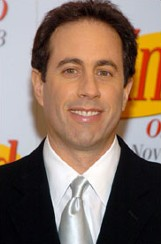
#> input picture 1_StaticFacialRecognition/attempt1/training-data/s5/1.jpg, 161 x 244 px
$ python opencv-face-recognition.py
#> lines starting #> are read from the running program, lines starting #| are printed output that depends on the picture
# AUTHORED BY GitHub user Ramiz Raja (@informramiz)
# GITHUB SOURCE: https://github.com/informramiz/opencv-face-recognition-python/

####################    IMPORT STATEMENTS   ####################
import cv2
import os # for reading directories + paths
import numpy as np # convert python lists to numpy arrays (for face recognizers)

####################    PREP DATA       ####################
# Step 1: Define labels (keep 0 blank)
subjects = ["", "Alex Stevenson", "Emily Stevenson"]

# Step 2: Detect Faces
# function to detect face using OpenCV (using LBP face detector)
def detect_face(img):
    #convert the test image to gray image as opencv face detector expects gray images
    gray = cv2.cvtColor(img, cv2.COLOR_BGR2GRAY)

    #load OpenCV face detector, I am using LBP which is fast
    #there is also a more accurate but slow Haar classifier
    face_cascade = cv2.CascadeClassifier('opencv-files/lbpcascade_frontalface.xml')

    #let's detect multiscale (some images may be closer to camera than others) images
    #result is a list of faces
    faces = face_cascade.detectMultiScale(gray, scaleFactor=1.2, minNeighbors=5);

    #if no faces are detected then return original img
    if (len(faces) == 0):
        return None, None

    #under the assumption that there will be only one face,
    #extract the face area
    (x, y, w, h) = faces[0]

    #return only the face part of the image
    return gray[y:y+w, x:x+h], faces[0]

#this function will read all persons' training images, detect face from each image
#and will return two lists of exactly same size, one list
# of faces and another list of labels for each face
def prepare_training_data(data_folder_path):

    #------STEP-1--------
    #get the directories (one directory for each subject) in data folder
#> called with data_folder_path = 'training-data'
    dirs = os.listdir(data_folder_path)

    #list to hold all subject faces
    faces = []
    #list to hold labels for all subjects
    labels = []

    #let's go through each directory and read images within it
    for dir_name in dirs:

        #our subject directories start with letter 's' so
        #ignore any non-relevant directories if any
        if not dir_name.startswith("s"):
            continue;

        #------STEP-2--------
        #extract label number of subject from dir_name
        #format of dir name = slabel
        #, so removing letter 's' from dir_name will give us label
        label = int(dir_name.replace("s", ""))

        #build path of directory containin images for current subject subject
        #sample subject_dir_path = "training-data/s1"
        subject_dir_path = data_folder_path + "/" + dir_name

        #get the images names that are inside the given subject directory
        subject_images_names = os.listdir(subject_dir_path)

        #------STEP-3--------
        #go through each image name, read image,
        #detect face and add face to list of faces
        for image_name in subject_images_names:

            #ignore system files like .DS_Store
            if image_name.startswith("."):
                continue;

            #build image path
            #sample image path = training-data/s1/1.pgm
            image_path = subject_dir_path + "/" + image_name

            #read image
            image = cv2.imread(image_path)
#> image is the input picture: shape (244, 161, 3); mean B, G, R 100.2, 114.7, 137.3

            #display an image window to show the image
            cv2.imshow("Training on image...", image)
            cv2.waitKey(100)

            #detect face
            face, rect = detect_face(image)
#> in detect_face, `gray = cv2.cvtColor(img, cv2.COLOR_BGR2GRAY)`:
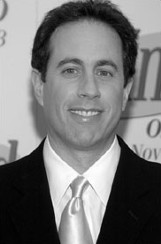
#> gray: shape (244, 161); min 0, max 255, mean 119.8

            #------STEP-4--------
            #for the purpose of this tutorial
            #we will ignore faces that are not detected
            if face is not None:
                #add face to list of faces
                faces.append(face)
                #add label for this face
                labels.append(label)

    cv2.destroyAllWindows()
    cv2.waitKey(1)
    cv2.destroyAllWindows()

    return faces, labels

#let's first prepare our training data
#data will be in two lists of same size
#one list will contain all the faces
#and other list will contain respective labels for each face
print("Preparing data...")
#> (the run stopped early here; a loop or call above may not have finished)
